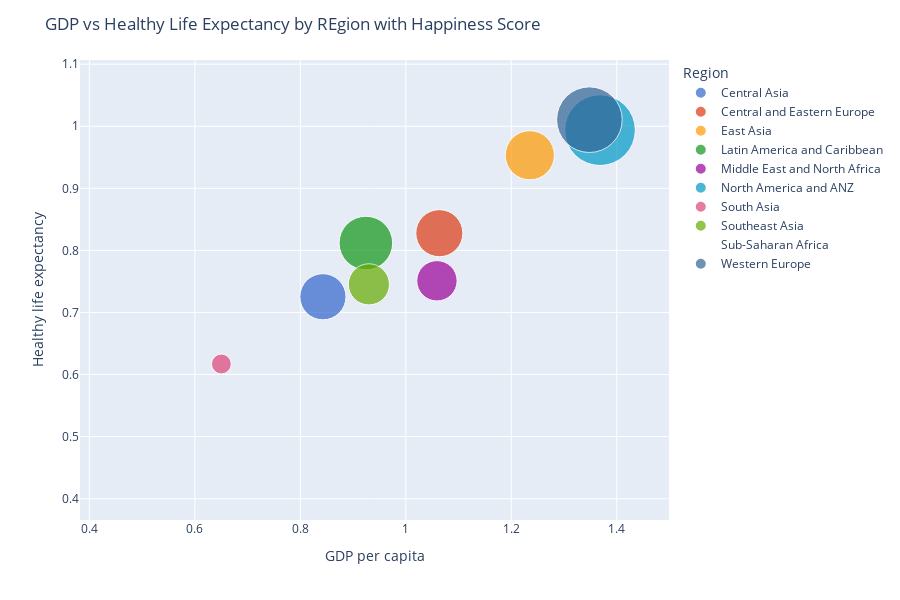

The notebook cell saved with this chart:
### Code cell
scaled_score = (region_groups['Score'] - region_groups['Score'].min()) / (region_groups['Score'].max() - region_groups['Score'].min()) * 100

fig = px.scatter(region_groups, x='GDP per capita', y='Healthy life expectancy',
                 size=scaled_score, color='Region',
                 color_discrete_sequence=px.colors.qualitative.G10, size_max=50)

fig.update_layout(width=900, height=600,
                  title='GDP vs Healthy Life Expectancy by REgion with Happiness Score')

fig.show()

### Figure 1 — Plotly figure (JSON) as saved in the notebook; plotly's stock layout.template omitted (floating-point values rounded to 4 significant figures)
{"data": [{"hovertemplate": "Region=Central Asia<br>GDP per capita=%{x}<br>Healthy life expectancy=%{y}<br>size=%{marker.size}<extra></extra>", "legendgroup": "Central Asia", "marker": {"color": "#3366CC", "size": [42.68], "sizemode": "area", "sizeref": 0.04, "symbol": "circle"}, "mode": "markers", "name": "Central Asia", "orientation": "v", "showlegend": true, "type": "scatter", "x": [0.8428], "xaxis": "x", "y": [0.7253], "yaxis": "y"}, {"hovertemplate": "Region=Central and Eastern Europe<br>GDP per capita=%{x}<br>Healthy life expectancy=%{y}<br>size=%{marker.size}<extra></extra>", "legendgroup": "Central and Eastern Europe", "marker": {"color": "#DC3912", "size": [44.38], "sizemode": "area", "sizeref": 0.04, "symbol": "circle"}, "mode": "markers", "name": "Central and Eastern Europe", "orientation": "v", "showlegend": true, "type": "scatter", "x": [1.064], "xaxis": "x", "y": [0.8277], "yaxis": "y"}, {"hovertemplate": "Region=East Asia<br>GDP per capita=%{x}<br>Healthy life expectancy=%{y}<br>size=%{marker.size}<extra></extra>", "legendgroup": "East Asia", "marker": {"color": "#FF9900", "size": [48.29], "sizemode": "area", "sizeref": 0.04, "symbol": "circle"}, "mode": "markers", "name": "East Asia", "orientation": "v", "showlegend": true, "type": "scatter", "x": [1.235], "xaxis": "x", "y": [0.9533], "yaxis": "y"}, {"hovertemplate": "Region=Latin America and Caribbean<br>GDP per capita=%{x}<br>Healthy life expectancy=%{y}<br>size=%{marker.size}<extra></extra>", "legendgroup": "Latin America and Caribbean", "marker": {"color": "#109618", "size": [57.52], "sizemode": "area", "sizeref": 0.04, "symbol": "circle"}, "mode": "markers", "name": "Latin America and Caribbean", "orientation": "v", "showlegend": true, "type": "scatter", "x": [0.9243], "xaxis": "x", "y": [0.8119], "yaxis": "y"}, {"hovertemplate": "Region=Middle East and North Africa<br>GDP per capita=%{x}<br>Healthy life expectancy=%{y}<br>size=%{marker.size}<extra></extra>", "legendgroup": "Middle East and North Africa", "marker": {"color": "#990099", "size": [32.58], "sizemode": "area", "sizeref": 0.04, "symbol": "circle"}, "mode": "markers", "name": "Middle East and North Africa", "orientation": "v", "showlegend": true, "type": "scatter", "x": [1.059], "xaxis": "x", "y": [0.7511], "yaxis": "y"}, {"hovertemplate": "Region=North America and ANZ<br>GDP per capita=%{x}<br>Healthy life expectancy=%{y}<br>size=%{marker.size}<extra></extra>", "legendgroup": "North America and ANZ", "marker": {"color": "#0099C6", "size": [100], "sizemode": "area", "sizeref": 0.04, "symbol": "circle"}, "mode": "markers", "name": "North America and ANZ", "orientation": "v", "showlegend": true, "type": "scatter", "x": [1.368], "xaxis": "x", "y": [0.9938], "yaxis": "y"}, {"hovertemplate": "Region=South Asia<br>GDP per capita=%{x}<br>Healthy life expectancy=%{y}<br>size=%{marker.size}<extra></extra>", "legendgroup": "South Asia", "marker": {"color": "#DD4477", "size": [7.886], "sizemode": "area", "sizeref": 0.04, "symbol": "circle"}, "mode": "markers", "name": "South Asia", "orientation": "v", "showlegend": true, "type": "scatter", "x": [0.6503], "xaxis": "x", "y": [0.617], "yaxis": "y"}, {"hovertemplate": "Region=Southeast Asia<br>GDP per capita=%{x}<br>Healthy life expectancy=%{y}<br>size=%{marker.size}<extra></extra>", "legendgroup": "Southeast Asia", "marker": {"color": "#66AA00", "size": [33.85], "sizemode": "area", "sizeref": 0.04, "symbol": "circle"}, "mode": "markers", "name": "Southeast Asia", "orientation": "v", "showlegend": true, "type": "scatter", "x": [0.93], "xaxis": "x", "y": [0.7453], "yaxis": "y"}, {"hovertemplate": "Region=Sub-Saharan Africa<br>GDP per capita=%{x}<br>Healthy life expectancy=%{y}<br>size=%{marker.size}<extra></extra>", "legendgroup": "Sub-Saharan Africa", "marker": {"color": "#B82E2E", "size": [0], "sizemode": "area", "sizeref": 0.04, "symbol": "circle"}, "mode": "markers", "name": "Sub-Saharan Africa", "orientation": "v", "showlegend": true, "type": "scatter", "x": [0.4437], "xaxis": "x", "y": [0.4075], "yaxis": "y"}, {"hovertemplate": "Region=Western Europe<br>GDP per capita=%{x}<br>Healthy life expectancy=%{y}<br>size=%{marker.size}<extra></extra>", "legendgroup": "Western Europe", "marker": {"color": "#316395", "size": [86.16], "sizemode": "area", "sizeref": 0.04, "symbol": "circle"}, "mode": "markers", "name": "Western Europe", "orientation": "v", "showlegend": true, "type": "scatter", "x": [1.348], "xaxis": "x", "y": [1.011], "yaxis": "y"}], "layout": {"height": 600, "legend": {"itemsizing": "constant", "title": {"text": "Region"}, "tracegroupgap": 0}, "margin": {"t": 60}, "title": {"text": "GDP vs Healthy Life Expectancy by REgion with Happiness Score"}, "width": 900, "xaxis": {"anchor": "y", "domain": [0, 1], "title": {"text": "GDP per capita"}}, "yaxis": {"anchor": "x", "domain": [0, 1], "title": {"text": "Healthy life expectancy"}}}}
